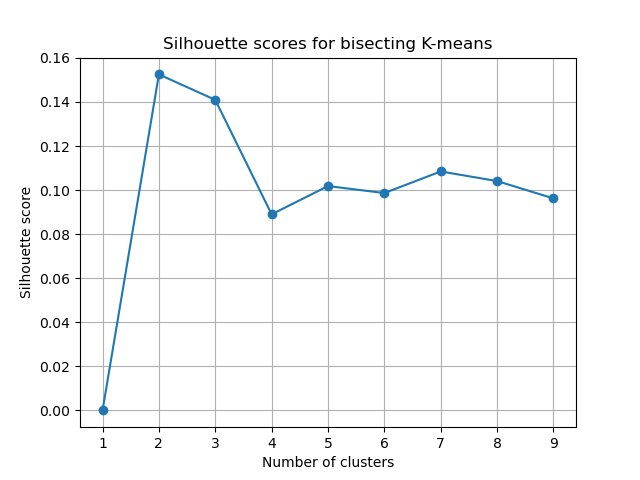

This figure's Python source:
import numpy as np
import matplotlib.pyplot as plt

def load_data(fname):
    """
    Load data from a file into a NumPy array.

    Args:
        fname (str): Filename of the data file.

    Returns:
        np.array: Array of data points where each row represents a data point.
    """
    features = []
    with open(fname) as F:
        for line in F:
            parts = line.strip().split()
            features.append(np.array(parts[1:], dtype=float))
    return np.array(features)

def ComputeDistance(x, y):
    """
    Calculate the Euclidean distance between two points.

    Args:
        x (np.array): First point.
        y (np.array): Second point.

    Returns:
        float: Euclidean distance between x and y.

    """
    return np.linalg.norm(x - y)

def initialSelection(dataset, k):
    """
    Select initial centroids randomly from the dataset.

    Args:
        dataset (np.array): The dataset from which centroids are to be selected.
        k (int): Number of clusters.

    Returns:
        np.array: Initial centroids selected randomly from the dataset.

    """
    np.random.seed(42)
    indices = np.random.choice(dataset.shape[0], k, replace=False)
    return dataset[indices]

def assignClusterIds(dataset, centers):
    """
    Assign each data point to the nearest cluster by centroid.

    Args:
        dataset (np.array): The dataset.
        centers (np.array): Current centroids.

    Returns:
        np.array: Cluster IDs for each data point.
    """
    cluster_ids = [np.argmin([ComputeDistance(point, center) for center in centers]) for point in dataset]
    return np.array(cluster_ids)

def computeClusterRepresentatives(dataset, cluster_ids, k):
    """
    Compute new centroids as the mean of the data points in each cluster.

    Args:
        dataset (np.array): The dataset.
        cluster_ids (np.array): Array of cluster IDs for each data point.
        k (int): Number of clusters.

    Returns:
        np.array: Array of new centroids.
    """
    return np.array([dataset[cluster_ids == i].mean(axis=0) for i in range(k)])

def bisectingKMeans(dataset, max_k, maxIter=100):
    """
    Run the bisecting K-means algorithm, compute silhouette scores, and plot them.

    Args:
        dataset (np.array): The dataset on which k-means is to be run.
        max_k (int): Maximum number of clusters to try.
        maxIter (int): Maximum number of iterations for K-means.

    Returns:
        float: Silhouette score for the best number of clusters.

    """
    clusters = [np.arange(len(dataset))]  # Start with one cluster containing all indices
    silhouette_scores = [0]  # Silhouette score for k=1 is not defined

    while len(clusters) < max_k:
        # Choose a cluster to split (largest one)
        largest_cluster_idx = np.argmax([len(cluster) for cluster in clusters])
        to_split = dataset[clusters[largest_cluster_idx]]

        # Perform standard K-means on the cluster to be split
        centers = initialSelection(to_split, 2)
        for _ in range(maxIter):
            cluster_ids = assignClusterIds(to_split, centers)
            new_centers = computeClusterRepresentatives(to_split, cluster_ids, 2)
            if np.allclose(centers, new_centers):
                break
            centers = new_centers

        # Replace the original cluster with the two new ones
        new_cluster1 = clusters[largest_cluster_idx][cluster_ids == 0]
        new_cluster2 = clusters[largest_cluster_idx][cluster_ids == 1]
        clusters[largest_cluster_idx] = new_cluster1
        clusters.append(new_cluster2)

        # Compute silhouette scores for current clustering
        cluster_ids_full = np.zeros(len(dataset), dtype=int)
        for idx, cluster in enumerate(clusters):
            cluster_ids_full[cluster] = idx
        distMatrix = distanceMatrix(dataset)
        score = silhouette(dataset, clusters, cluster_ids_full, distMatrix)
        silhouette_scores.append(score)

    plot_silhouette(silhouette_scores)

def distanceMatrix(dataset):
    """
    Create a matrix of all pairwise distances between data points in the dataset.

    Args:
        dataset (np.array): Dataset of data points.

    Returns:
        np.array: Matrix of distances.

    """
    N = len(dataset)
    distMatrix = np.zeros((N, N))
    for i in range(N):
        for j in range(i+1, N):
            distMatrix[i, j] = ComputeDistance(dataset[i], dataset[j])
            distMatrix[j, i] = distMatrix[i, j]
    return distMatrix

def silhouette(dataset, clusters, cluster_ids, distMatrix):
    """
    Calculate the silhouette score for the clustering.

    Args:
        dataset (np.array): The dataset.
        clusters (list): List of clusters where each cluster is a list of indices.
        cluster_ids (np.array): Array of cluster IDs for each data point.
        distMatrix (np.array): Matrix of pairwise distances between data points.

    Returns:
        float: Silhouette score for the clustering.

    """

    silhouette_vals = []
    for idx, point in enumerate(dataset):
        cluster_id = cluster_ids[idx]
        a = np.mean([distMatrix[idx, other] for other in clusters[cluster_id]])
        b = min([np.mean([distMatrix[idx, other] for other in cluster]) for i, cluster in enumerate(clusters) if i != cluster_id])
        silhouette_vals.append((b - a) / max(a, b))
    return np.mean(silhouette_vals)

def plot_silhouette(silhouette_scores):
    """
    Plot silhouette scores against the number of clusters.

    Args:
        silhouette_scores (list): List of silhouette scores for each number of clusters.

    """
    plt.plot(range(1, 10), silhouette_scores, marker='o')
    plt.title('Silhouette scores for bisecting K-means')
    plt.xlabel('Number of clusters')
    plt.ylabel('Silhouette score')
    plt.grid(True)
    # save the plot
    plt.savefig('BisectingKMeans.png')

if __name__ == '__main__':
    dataset = load_data('dataset')
    score = bisectingKMeans(dataset, 9)

